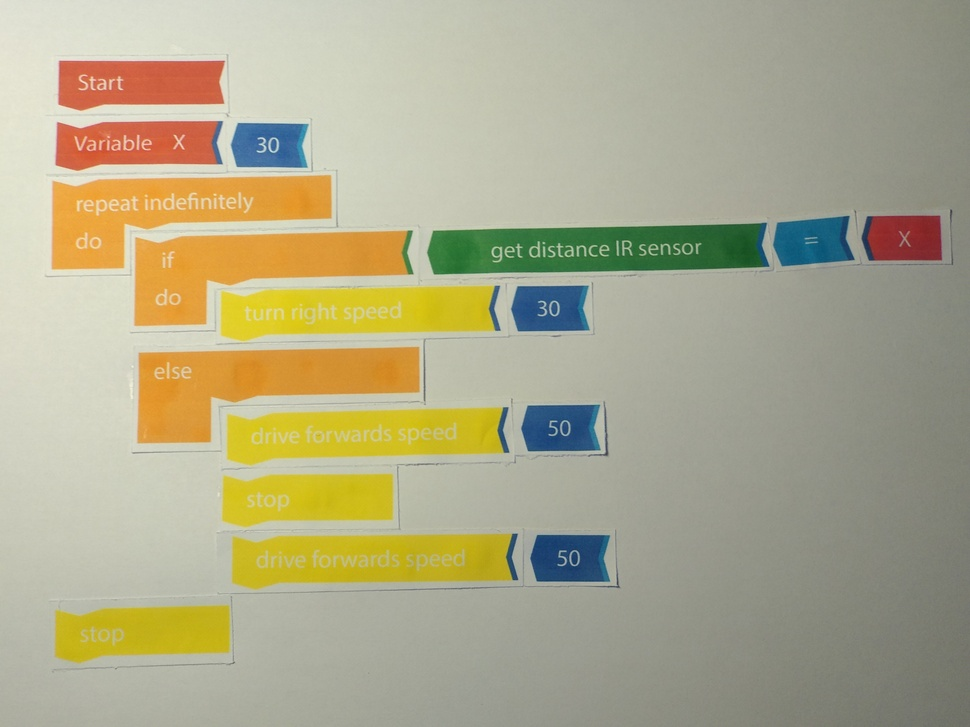
#> input picture test_images/complex-example-tagn.jpg, 970 x 727 px, shrunk from 4000 x 3000 before the run; its folder holds only this picture in this run
$ python -i tang_module.py   (imports and definitions only)
#> lines starting #> are read from the running program, lines starting #| are printed output that depends on the picture; after the words box and inside, x2 and y2 are one past the last pixel; in counts of white or black regions, pixels touching at a corner belong together
#> further down, picture is the input picture: shape (727, 970, 3); mean B, G, R 139.5, 169.5, 174.1
from difflib import SequenceMatcher
from anytree import Node, RenderTree
import numpy as np
import cv2 as cv
import imutils
import matplotlib.pyplot as plt

######################################
# Code block realted functions-class #
######################################

EXPECTED_TEXT = ['Start',
                 'Define',
                 'Variable X',
                 'Variable Y',
                 'Variable Z',
                 '50', '20', '30',
                 'b_tab',
                 'drive', 'turn', 'forwards speed %',
                 'backwards speed %',
                 'right speed %',
                 'left speed %',
                 'repeat indefinitely',
                 'if', 'else',
                 'equals',
                 'get distance US sensor',
                 'right speed %']

CONTROL_BLOCKS = ['repeat indefinitely', 'if', 'else']
# First block id + 1
BLOCK_ID = 0

# List that holds block objects
block_list = []

class code_block:
    # [9 lines left out: function __init__, not called in this run]

    def __str__(self):
        return '{self.b_id}, "{self.text}" at\
             ({self.x}, {self.y}) {self.coord_sum}'.format(self = self)

    def set_text(self, text):
        self.text = text

    def get_coord_sum(self):
        return self.coord_sum


# [102 lines left out: functions new_block, find_block, is_control_block, get_block_underneath, get_block_attached_to, get_block_indented_to and 2 more, not called in this run]


def print_AST(root):
    for pre, _, node in RenderTree(root):
        print("%s%s" % (pre, node.name))

######################################################
# Perspective transform functions @pyimagesearch.com #
######################################################

# [53 lines left out: functions order_points, four_point_transform, not called in this run]


def find_points(image):
    gray = cv.cvtColor(image, cv.COLOR_BGR2GRAY)
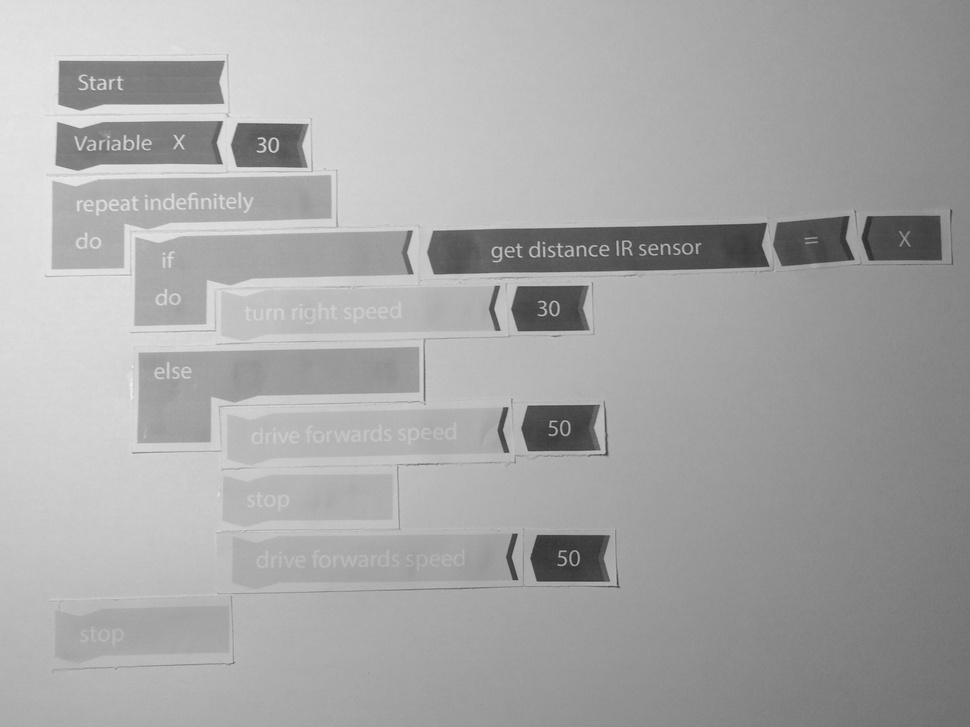
#> gray: shape (727, 970); min 44, max 239, mean 167.5
    gray = cv.GaussianBlur(gray, (3, 3), 0)
    edged = cv.Canny(gray, 75, 200)
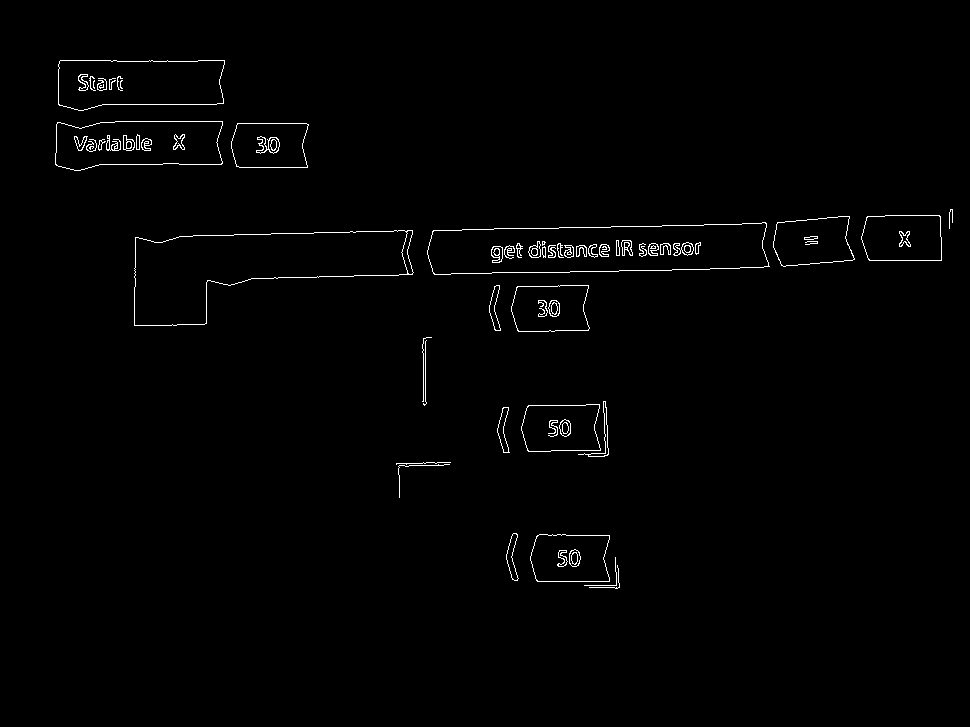
#> edged: shape (727, 970); 1% white in thin lines or dots, all inside (x1, y1, x2, y2) = (55, 60, 953, 589)
    screen_contours = []
    #plt.imshow(edged)
    #plt.show()
    cnts = cv.findContours(edged.copy(), cv.RETR_LIST, cv.CHAIN_APPROX_SIMPLE)
#> cnts = 139 contours, 37 with area under 20; largest, box (x1, y1, x2, y2) and area: (134, 230, 414, 326) 15320, (134, 230, 408, 326) 15083, (427, 222, 770, 275) 14748, (427, 222, 769, 275) 14743, (58, 60, 225, 111) 7250
    cnts = imutils.grab_contours(cnts)
    cnts = sorted(cnts, key = cv.contourArea, reverse = True)[:5]
#> cnts = 5 contours; box (x1, y1, x2, y2) and area: (134, 230, 414, 326) 15320, (134, 230, 408, 326) 15083, (427, 222, 770, 275) 14748, (427, 222, 769, 275) 14743, (58, 60, 225, 111) 7250
    for c in cnts:
        peri = cv.arcLength(c, True)
        approx = cv.approxPolyDP(c, 0.02 * peri, True)
        if len(approx) == 4:
            screen_contours = approx
            break
#> this loop made 3 passes
#> (peri, screen_contours) on pass 3: (772, [[769, 266], [765, 222], [433, 230], [434, 274]])
#> peri on passes 1 to 2: 757, 742.7

    return screen_contours

#############################
# Image processing function #
#############################

# [8 lines left out: function white_balance, not called in this run]

>>> import cv2
>>> picture = cv2.imread('test_images/complex-example-tagn.jpg')
>>> result = find_points(picture)
#> result = [[769, 266], [765, 222], [433, 230], [434, 274]]

$ run again, on test_images/new.jpg
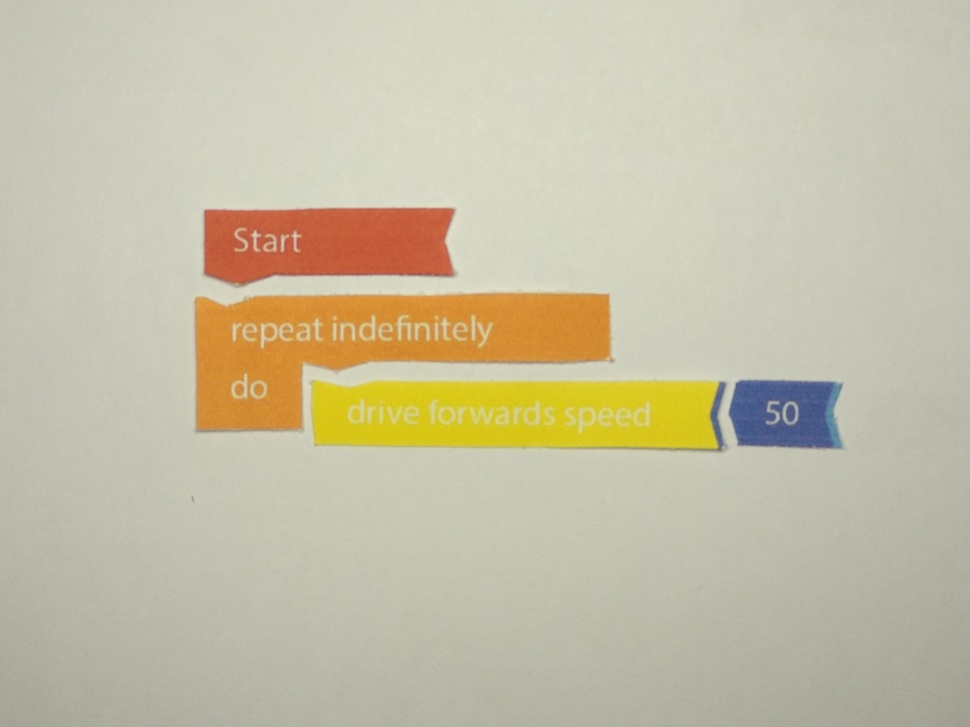
#> input picture test_images/new.jpg, 970 x 727 px, shrunk from 4000 x 3000 before the run
#> picture is the input picture: shape (727, 970, 3); mean B, G, R 166.6, 191.4, 197.3
#> in find_points, `gray = cv.cvtColor(image, cv.COLOR_BGR2GRAY)`:
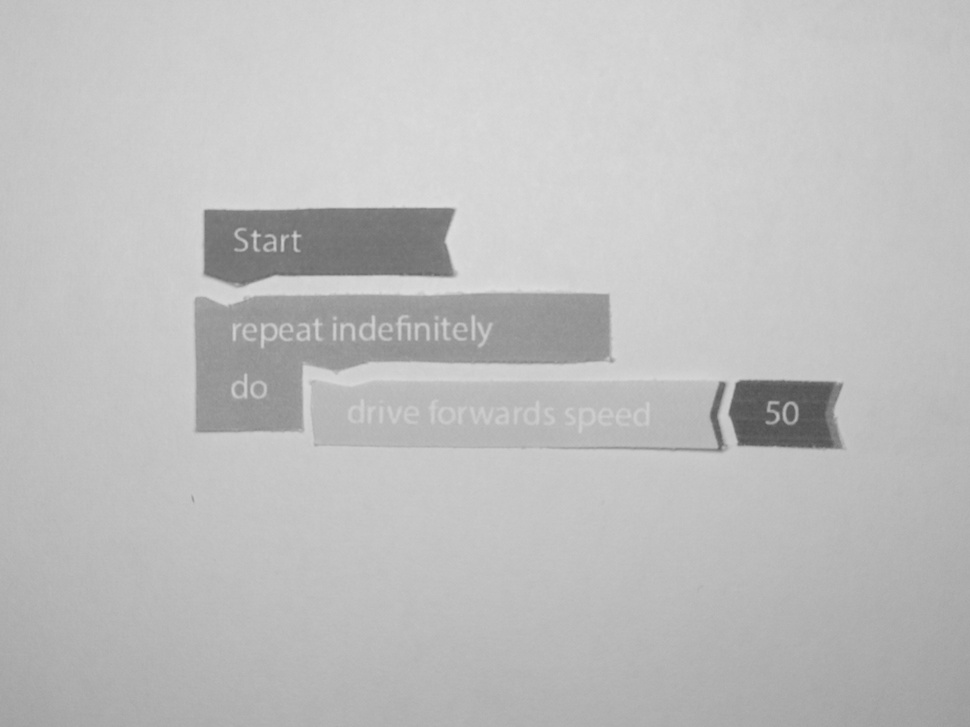
#> gray: shape (727, 970); min 79, max 222, mean 190.4
#> in find_points, `edged = cv.Canny(gray, 75, 200)`:
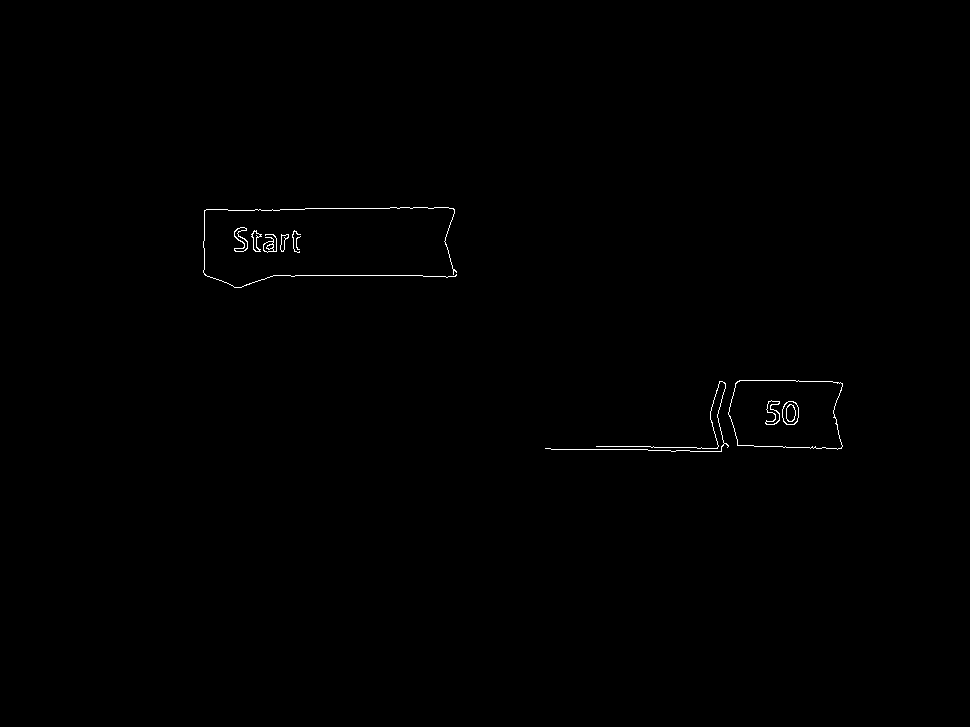
#> edged: shape (727, 970); 0.29% white in thin lines or dots, all inside (x1, y1, x2, y2) = (203, 207, 843, 452)
#> in find_points, `cnts = cv.findContours(edged.copy(), cv.RETR_LIST, cv.CHAIN_APPROX_SIM..`: cnts = 21 contours, 4 with area under 20; largest, box (x1, y1, x2, y2) and area: (728, 380, 843, 450) 6927, (728, 380, 843, 450) 6914, (782, 401, 799, 425) 316, (782, 401, 799, 425) 304, (765, 400, 780, 425) 156
#> in find_points, `cnts = sorted(cnts, key = cv.contourArea, reverse = True)[:5]`: cnts = 5 contours; box (x1, y1, x2, y2) and area: (728, 380, 843, 450) 6927, (728, 380, 843, 450) 6914, (782, 401, 799, 425) 316, (782, 401, 799, 425) 304, (765, 400, 780, 425) 156
#> the loop in find_points, `for c in cnts:` made 5 passes
#> peri on passes 1 to 5: 362, 365.6, 68.04, 65.7, 98.77
#> result = []

$ run again, on test_images/program2.jpg
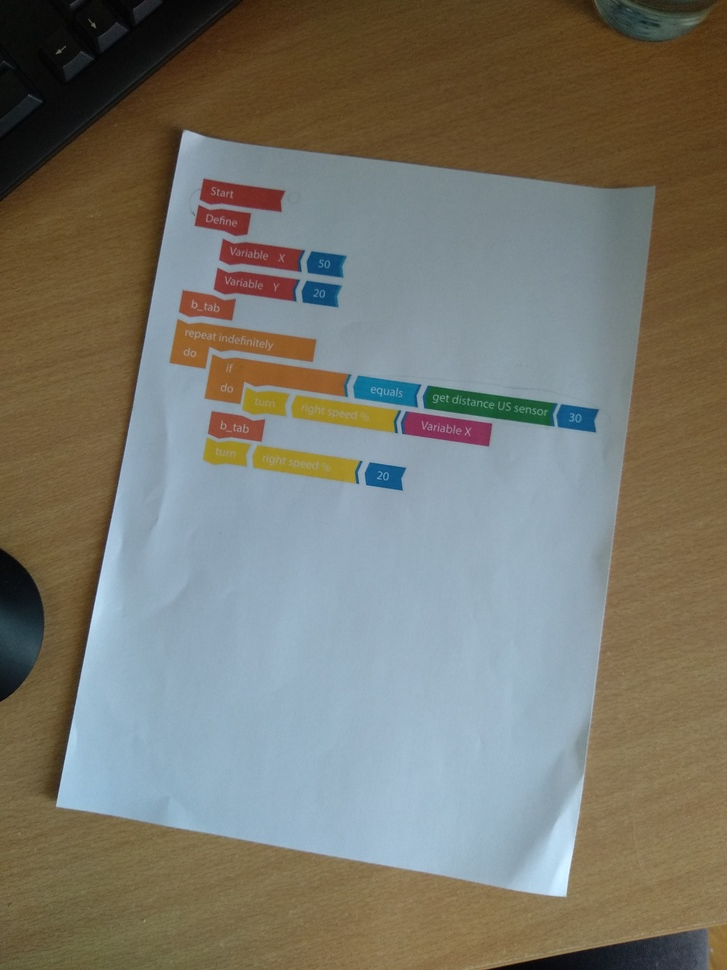
#> input picture test_images/program2.jpg, 727 x 970 px, shrunk from 3000 x 4000 before the run
#> picture is the input picture: shape (970, 727, 3); mean B, G, R 109.6, 119.8, 121
#> in find_points, `gray = cv.cvtColor(image, cv.COLOR_BGR2GRAY)`:
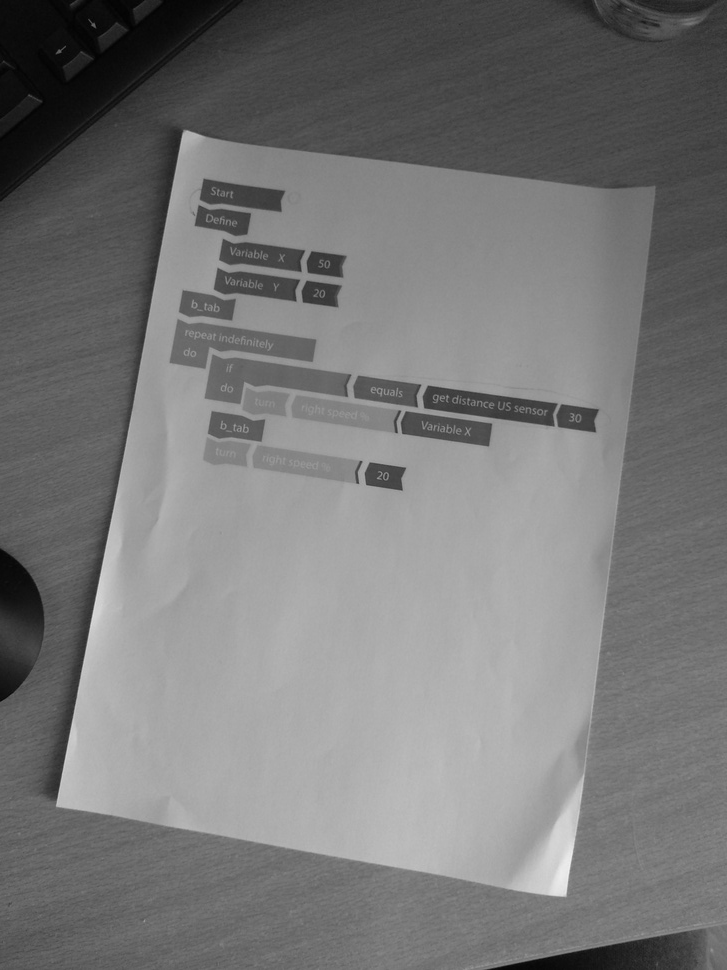
#> gray: shape (970, 727); min 1, max 240, mean 119
#> in find_points, `edged = cv.Canny(gray, 75, 200)`:
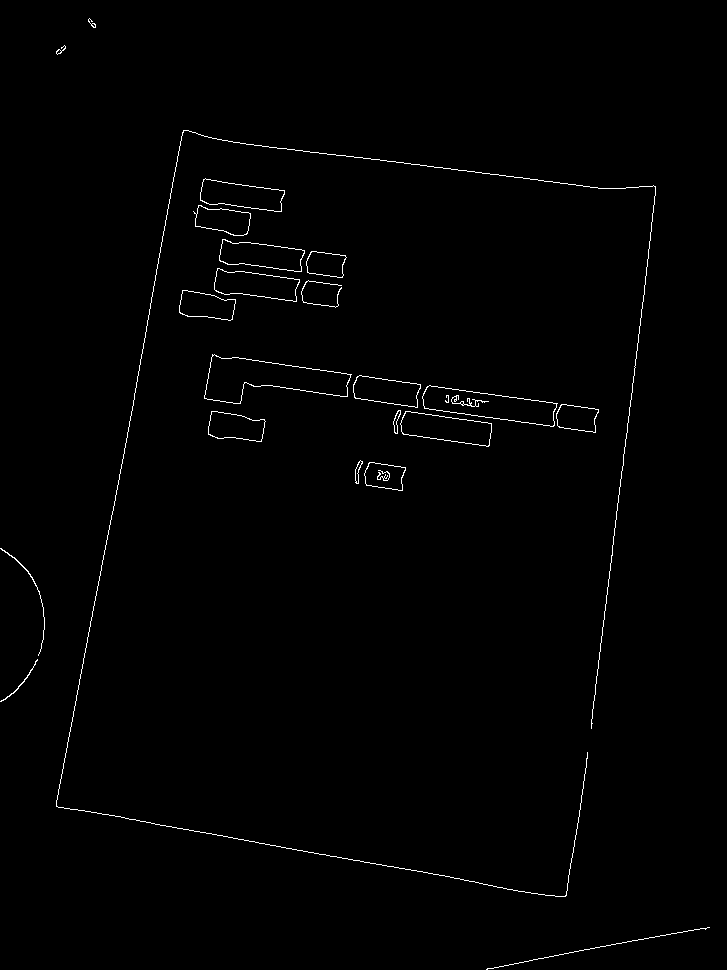
#> edged: shape (970, 727); 0.83% white in thin lines or dots
#> in find_points, `cnts = cv.findContours(edged.copy(), cv.RETR_LIST, cv.CHAIN_APPROX_SIM..`: cnts = 45 contours, 12 with area under 20; largest, box (x1, y1, x2, y2) and area: (204, 354, 352, 404) 3989, (204, 354, 351, 404) 3980, (422, 385, 558, 427) 3035, (422, 385, 557, 427) 3026, (400, 411, 492, 447) 2048
#> in find_points, `cnts = sorted(cnts, key = cv.contourArea, reverse = True)[:5]`: cnts = 5 contours; box (x1, y1, x2, y2) and area: (204, 354, 352, 404) 3989, (204, 354, 351, 404) 3980, (422, 385, 558, 427) 3035, (422, 385, 557, 427) 3026, (400, 411, 492, 447) 2048
#> the loop in find_points, `for c in cnts:` made 5 passes
#> peri on passes 1 to 5: 390.5, 385.3, 324.7, 321, 231.5
#> result = []
